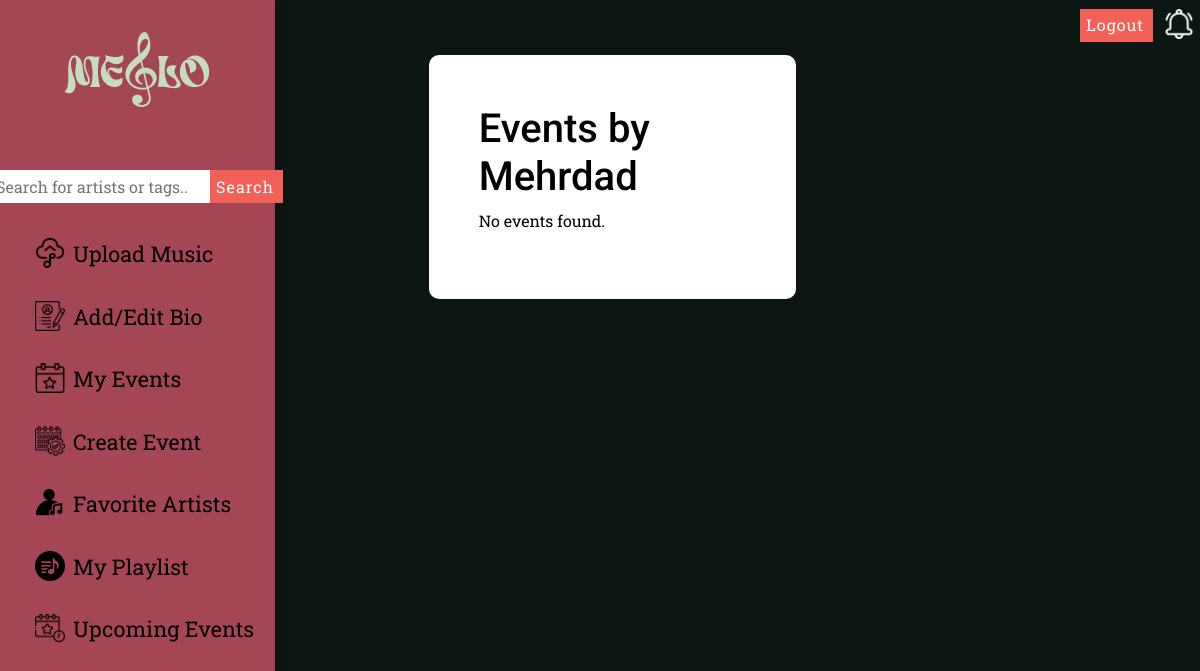
Before: /view-events/1 (signed in) with the older database file.
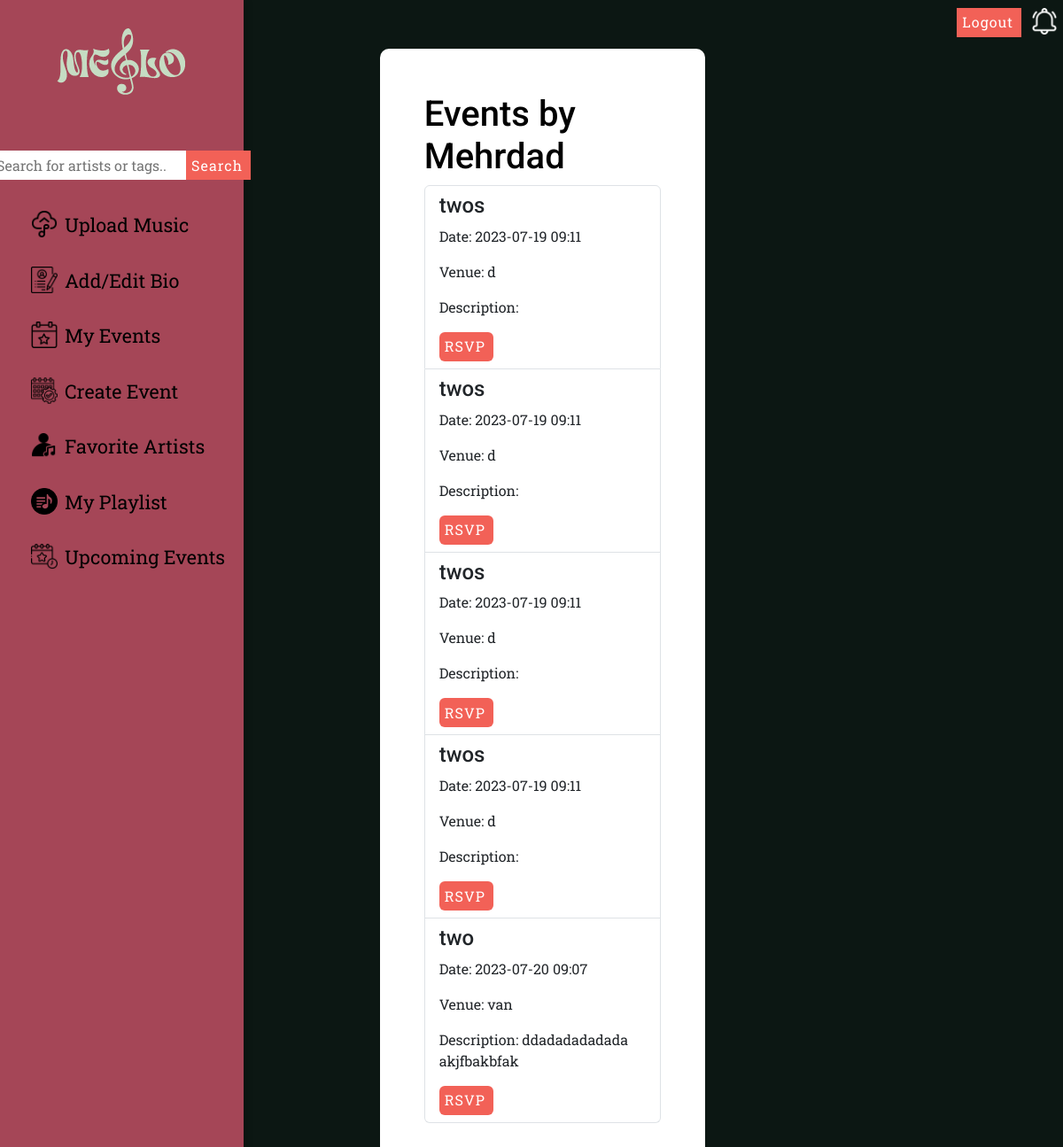
After: the same page with the newer database file.
### models.py (models this page shows, shortened)
class User(UserMixin, db.Model):
    id = db.Column(db.Integer, primary_key=True, autoincrement=True)
    username = db.Column(db.String(80), nullable=False, unique=True)
    password = db.Column(db.String(120), nullable=False)
    user_type = db.Column(db.String(10), nullable=False)
    date_join = db.Column(db.DateTime, nullable=False, default=datetime.utcnow)
    user_email = db.Column(db.String(120), nullable=True)
    first_name = db.Column(db.String(80), nullable=False)
    last_name = db.Column(db.String(80), nullable=False)
    notifications = db.relationship('Notification', backref='user', lazy=True)
    type = db.Column(db.String(50))
    followed_ids = db.Column(db.String(1000), default='')
    ...
    __mapper_args__ = {
        'polymorphic_identity': 'user',
        'polymorphic_on': type,
    }
    ...

class Artist(User):
    user_id = db.Column(db.Integer, db.ForeignKey('user.id'), primary_key=True)
    artist_stagename = db.Column(db.String(80), nullable=False)
    artist_city = db.Column(db.String(80), nullable=False)
    artist_tags = db.Column(db.String(80), nullable=False)
    artist_biography = db.Column(db.Text, nullable=True)
    albums = db.relationship('Album', backref='artist', lazy=True)
    events = db.relationship('Event', backref='artist', lazy=True)
    __mapper_args__ = {
        'polymorphic_identity': 'artist',
    }

class Event(db.Model):
    event_id = db.Column(db.Integer, primary_key=True)
    event_title = db.Column(db.String(80), nullable=False)
    event_date = db.Column(db.DateTime, nullable=False)
    event_venue = db.Column(db.String(80), nullable=False)
    description = db.Column(db.Text, nullable=False)
    artist_id = db.Column(db.Integer, db.ForeignKey('artist.user_id'))
    user_events = db.relationship('UserEvent', backref='event', lazy=True)

### app.py (the view)
@app.route('/view-events/<int:artist_id>', methods=['GET'])
def view_events(artist_id):
    events = Event.query.filter_by(artist_id=artist_id).order_by(Event.event_date).all()
    artist = Artist.query.get_or_404(artist_id)
    notifications = get_notifications()
    return render_template('view_events.html', artist_name=artist.artist_stagename, events=events, notifications=notifications)

### app.py (called while the page is built)
@login_manager.user_loader
def load_user(user_id):
    return User.query.get(int(user_id))

def get_notifications():
    return Notification.query.filter_by(user_id=current_user.id).order_by(Notification.timestamp.desc()).all()

### templates/view_events.html (shortened to what this page needs)
{% extends 'base.html' %}
{% block extra_links %}
<link rel="stylesheet" href="../static/upload.css" />
{% endblock %}
{% block content %}
<main class="view-events-page">
  <div class="container">
    <div class="box">
      <div class="box-content">
        <h1>Events by {{ artist_name }}</h1>
        {% if events %}
        <div class="uploaded-songs">
          <ul class="list-group">
            {% for event in events %}
            <li class="list-group-item">
              <h2>{{ event.event_title }}</h2>
              <p>Date: {{ event.event_date.strftime('%Y-%m-%d %H:%M') }}</p>
              <p>Venue: {{ event.event_venue }}</p>
              <p>Description: {{ event.description }}</p>
              <form action="{{ url_for('rsvp', event_id=event.event_id) }}" method="POST">
                <div class="upload-button">
                  <input type="submit" value="RSVP" class="btn btn-primary">
                </div>
              </form>
            </li>
            {% endfor %}
          </ul>
        </div>
        {% else %}
        <p>No events found.</p>
        {% endif %}
      </div>
    </div>
  </div>
</main>
{% endblock %}

### templates/base.html (shortened to what this page needs)
<!DOCTYPE html>
<html lang="en">
<head>
    <link rel="stylesheet" href="https://cdn.jsdelivr.net/npm/bootstrap@5.3.0/dist/css/bootstrap.min.css">
    {% if show_navbar|default(true) %}
        <link rel="stylesheet" href="../static/top-nav.css"/>
    {% endif %}
    {% block extra_links %}{% endblock %}
</head>
<body>
    {% if show_navbar|default(true) %}
        {% include 'navbar.html' %}
        {% include 'top_nav.html' %}
    {% endif %}
    {% block content %}{% endblock %}
</body>
</html>

### templates/navbar.html (shortened to what this page needs)
<link rel="stylesheet" href="../static/navbar.css" />
<nav class="sidebar">
  <div class="logo">
    <a href="{{ url_for('dashboard') }}"
      ><img src="../static/homepage-images/melo-logo-150.png"
    /></a>
  </div>
  <form id="form" action="{{ url_for('search') }}" method="POST">
    <input
      type="text"
      name="search_query"
      placeholder="Search for artists or tags.."
    />
    <button type="submit">Search</button>
  </form>
  <div class="navList">
    {% if current_user.user_type == 'artist' %}
    <div class="nav-link">
      <a href="/upload"
        ><img src="../static/nav_icons/upload.png" /><span
          >Upload Music</span
        ></a
      >
    </div>
    <div class="nav-link">
      <a
        href="{{ url_for('artist_biography', artist_id=current_user.user_id) }}"
        ><img src="../static/nav_icons/bio.png" /><span>Add/Edit Bio</span></a
      >
    </div>
    <div class="nav-link">
      <a
      href="{{ url_for('view_events', artist_id=current_user.user_id) }}"
      ><img src="../static/nav_icons/events.png" /><span
          >My Events</span
      ></a
      >
    </div>
    <div class="nav-link">
      <a href="/create-event"><img src="../static/nav_icons/create-event.png" /><span>Create Event</span></a>
    </div>
    {% endif %}
    <div class="nav-link_listener">
      <a href="{{ url_for('favorite_artists') }}"
        ><img src="../static/nav_icons/artists.png" /><span
          >Favorite Artists</span
        ></a
      >
    </div>
    <div class="nav-link_listener">
      <a href="{{ url_for('my_playlists') }}"
        ><img src="../static/nav_icons/playlist.png" /><span
          >My Playlist</span
        ></a
      >
    </div>
    <div class="nav-link">
      <a
      href="{{ url_for('my_rsvp_events') }}"
      ><img src="../static/nav_icons/upcoming.png" /><span
          >Upcoming Events</span
      ></a
      >
    </div>
  </div>
</nav>

### templates/top_nav.html (shortened to what this page needs)
<div class="top-nav">
<div class="logout-button">
  <form class="logout" action="{{ url_for('logout') }}" method="POST">
    <input type="submit" value="Logout" />
  </form>
  <div class="dropdown">
    <button class="dropbtn">
      <img
        src="{{ url_for('static', filename='nav_icons/notification.png') }}"
        alt="Notifications"
      />
    </button>
  </div>
</div>
</div>

### static/top-nav.css (style rules this page uses)
.top-nav .logout-button { position: fixed; top: 0; right: 0; height: 35px; border: none; outline: none; color: #FFF; letter-spacing: 1px; cursor: pointer; display: inline-block; }
.top-nav .logout-button form { display: inline; }
.dropbtn { background-color: #0C1713; border: 0; }
.dropbtn img { width: 30px; height: 30px; margin-bottom: 22px; }
.dropdown { position: relative; display: inline-block; top: 8px; }

### static/upload.css (style rules this page uses)
body { background-color: #0C1713; color: black; margin-left: 25px; display: grid; grid-template-columns: repeat(6,1fr); grid-auto-rows: auto; font-family: 'Roboto Slab', serif; background-repeat: no-repeat; background-attachment: fixed; background-size: 100% 100%; }
h1 { font-family: 'Roboto', sans-serif; }
h2 { font-family: 'Roboto', sans-serif; font-size: revert; }
.upload-page, .rsvp-page, .view-events-page { grid-column: 3/5; }
.box { position: relative; padding: 50px 50px; background: #fff; border-radius: 10px; margin-top: 55px; }

### static/navbar.css (style rules this page uses)
.sidebar { color: #FFF; background-color: #A54657; height: 100%; width: 275px; display: flex; flex-direction: column; position: fixed; top: 0; left: 0; animation: slide-in 0.5s ease-in-out; box-shadow: 0px 0px 10px rgba(0, 0, 0, 0.3); }
.sidebar .logo { text-align: center; margin-top: 10px; margin-bottom: 40px; }
.sidebar .logo a { padding: 20px; display: inline-block; }
#form { width: 100%; display: flex; justify-content: center; }
#form input { height:33px; flex: 1; border: none; outline: none; padding-left: 4px; }
.navList { color: #0C1713; font-size: 25px; display: flex; flex-direction: column; align-items: flex-start; width: 275px; margin-top: 20px; font-family: 'Dosis', sans-serif; }
.navList .nav-link { display: flex; align-items: center; padding: 10px 0 15px 0px; width: 100%; align-self: stretch; }
.navList .nav-link a { text-decoration: none; color: black; }
.navList .nav-link img { width: 30px; height: 30px; margin-left: 35px; vertical-align: middle; }
.navList .nav-link span { font-size: 1.35rem; top: 2px; position: relative; left: 8px; font-family: 'Roboto Slab', serif; }
.navList .nav-link_listener { display: flex; align-items: center; padding: 10px 0 15px 0px; width: 100%; align-self: stretch; }
.navList .nav-link_listener a { text-decoration: none; color: black; }
.navList .nav-link_listener img { width: 30px; height: 30px; margin-left: 35px; vertical-align: middle; }
.navList .nav-link_listener span { font-size: 1.35rem; top: 2px; position: relative; left: 8px; font-family: 'Roboto Slab', serif; }
#form button, input[type="submit" i] { background: #F26157; padding: 0px 9px 0px 6px; height: 33px; border: none; outline: none; color: #FFF; letter-spacing: 1px; cursor: pointer; }

Changed rows visible on the page:
added Event: event_title "twos", event_date "2023-07-19 09:11", event_venue "d"
added Event: event_title "twos", event_date "2023-07-19 09:11", event_venue "d"
added Event: event_title "twos", event_date "2023-07-19 09:11", event_venue "d"
added Event: event_title "twos", event_date "2023-07-19 09:11", event_venue "d"
added Event: event_title "two", event_date "2023-07-20 09:07", event_venue "van", description "ddadadadadada akjfbakbfak"
Other visible differences:
text no longer shown: "No events found."
